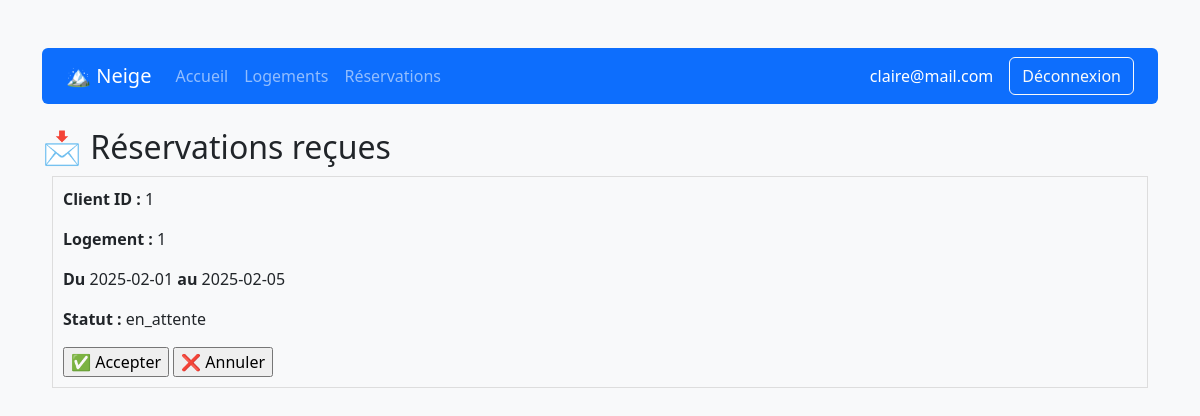
The page /index.php?page=3 (signed in) on the database its author committed.
### tables this page shows
CREATE TABLE reservations (
    id INT AUTO_INCREMENT PRIMARY KEY,
    client_id INT,
    logement_id INT,
    date_debut DATE,
    date_fin DATE,
    statut ENUM('en_attente', 'acceptee', 'annulee') DEFAULT 'en_attente',
    date_reservation TIMESTAMP DEFAULT CURRENT_TIMESTAMP,
    FOREIGN KEY (client_id) REFERENCES user(id),
    FOREIGN KEY (logement_id) REFERENCES logements(id)
);

### modele/modele.class.php (called while the page is built, shortened)
<?php
class Modele {
    private $pdo;
    public function __construct() {
        try {
            $this->pdo = new PDO("mysql:host=localhost;dbname=neige", "root", "");
            $this->pdo->setAttribute(PDO::ATTR_ERRMODE, PDO::ERRMODE_EXCEPTION);
        } catch (PDOException $exp) {
            echo "Erreur de connexion à la BDD : " . $exp->getMessage();
        }
    }
    public function selectReservationsByProprietaire($proprio_id) {
        $stmt = $this->pdo->prepare("SELECT r.* FROM reservations r JOIN logements l ON r.logement_id = l.id WHERE l.proprietaire_id = :proprio_id");
        $stmt->execute([":proprio_id" => $proprio_id]);
        return $stmt->fetchAll();
    }
}
?>

### controleur/controleur.class.php (called while the page is built, shortened)
<?php
require_once("modele/modele.class.php");
class Controleur {
    private $unModele;
    public function __construct() {
        $this->unModele = new Modele();
    }
    public function getReservationsProprietaire($proprio_id) {
        return $this->unModele->selectReservationsByProprietaire($proprio_id);
    }
}
?>

### gestion_reservations.php (the view, shortened to what this page needs)
<?php
$type = $_SESSION['type'];
$id_user = $_SESSION['id'] ?? null;
if ($type == "client") {
    echo "<h2>📅 Mes réservations</h2>";
    $reservations = $unControleur->getReservationsClient($id_user);
    if ($reservations) {
        foreach ($reservations as $res) {
            echo "<div style='border:1px solid #ddd; padding:10px; margin:10px;'>";
            echo "<p><strong>Logement :</strong> " . $res['logement_id'] . "</p>";
            echo "<p><strong>Du</strong> " . $res['date_debut'] . " <strong>au</strong> " . $res['date_fin'] . "</p>";
            echo "<p><strong>Statut :</strong> " . $res['statut'] . "</p>";
            echo "</div>";
        }
    } else {
        echo "<p>❌ Aucune réservation trouvée.</p>";
    }
} elseif ($type == "proprietaire") {
    echo "<h2>📩 Réservations reçues</h2>";
    $reservations = $unControleur->getReservationsProprietaire($id_user);
    if ($reservations) {
        foreach ($reservations as $res) {
            echo "<div style='border:1px solid #ddd; padding:10px; margin:10px;'>";
            echo "<p><strong>Client ID :</strong> " . $res['client_id'] . "</p>";
            echo "<p><strong>Logement :</strong> " . $res['logement_id'] . "</p>";
            echo "<p><strong>Du</strong> " . $res['date_debut'] . " <strong>au</strong> " . $res['date_fin'] . "</p>";
            echo "<p><strong>Statut :</strong> " . $res['statut'] . "</p>";
            if ($res['statut'] == "en_attente") {
                echo "<form method='post'>
                    <input type='hidden' name='id_reservation' value='" . $res['id'] . "'>
                    <input type='submit' name='accepter' value='✅ Accepter'>
                    <input type='submit' name='annuler' value='❌ Annuler'>
                </form>";
            }
            echo "</div>";
        }
    } else {
        echo "<p>❌ Aucune réservation.</p>";
    }
}
?>

### rows shown on the page
reservations: client "1", logement "1", date_debut "2025-02-01", date_fin "2025-02-05", statut "en_attente"

### other values the page prints
$_SESSION['email'] "claire@mail.com"
